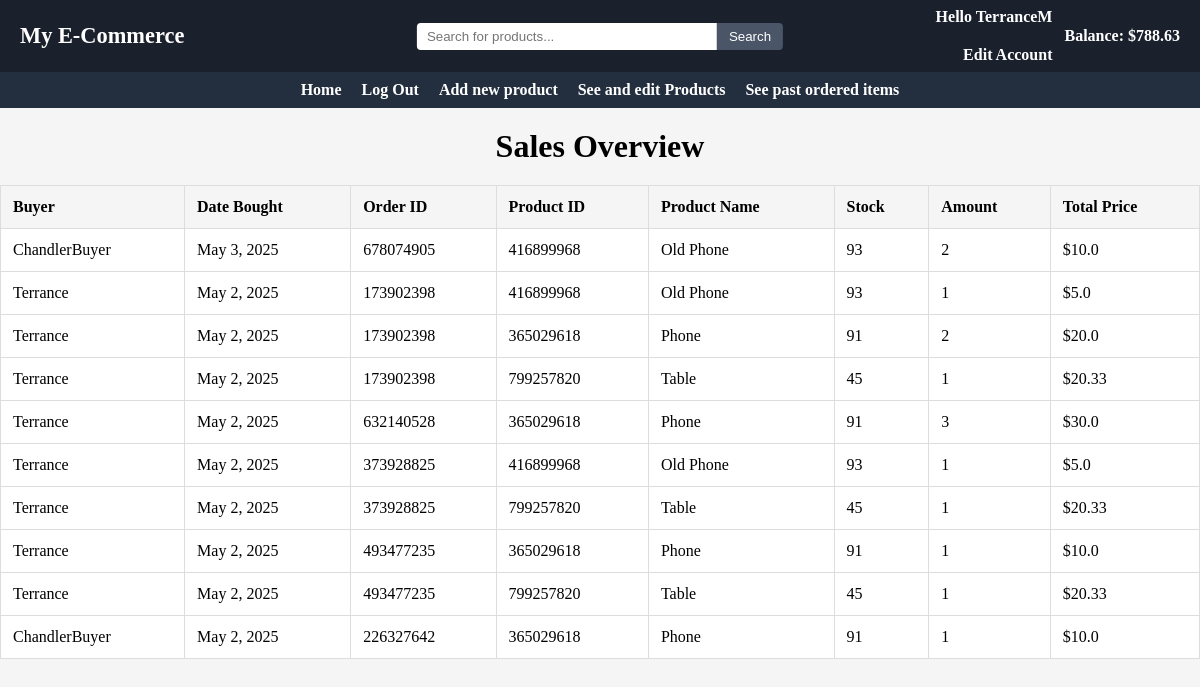
The app's page /863026096/sell/orders, older data.
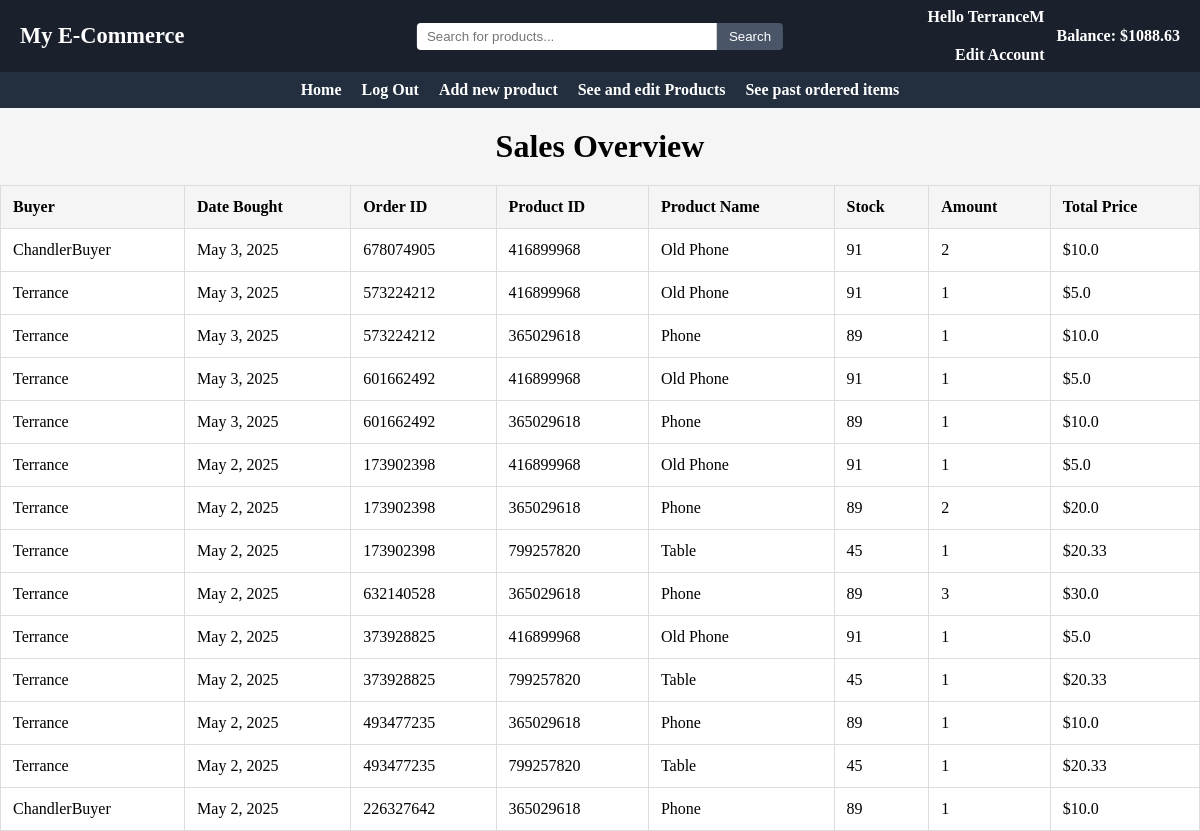
The same page, newer data.
### main/models.py (models this page shows, shortened)
class User(models.Model):
    userID = models.BigIntegerField(primary_key=True)
    username = models.CharField(max_length=50, unique=True)
    password = models.CharField(max_length=200)
    email = models.EmailField()
    role = models.SmallIntegerField()
    balance = models.FloatField(default=0)
    approved = models.BooleanField(default=False)

class Order(models.Model):
    orderID = models.BigIntegerField()
    buyer = models.ForeignKey(User, on_delete=models.CASCADE)
    date_bought=models.DateField(default=date.today())
    item = models.ForeignKey(Item, on_delete=models.CASCADE)
    amount = models.IntegerField()
    price = models.FloatField()
    totalPrice = models.FloatField(default=0.0)

class Item(models.Model):
    itemID = models.BigIntegerField(primary_key=True)
    name = models.CharField(max_length=200)
    category = models.CharField(max_length=100)
    image = models.ImageField(upload_to='main/static/images', default='p')
    description = models.CharField(max_length=300)
    price = models.FloatField(default=0.0)
    stock = models.IntegerField(default=0)
    seller = models.ForeignKey(User, on_delete=models.CASCADE)
    date_added=models.DateField(default=date.today())
    approved = models.BooleanField(default=False)

### main/views.py (the view)
# urls.py: path("sell/orders", views.sellerViewOrders, name="sellOrders"),
def sellerViewOrders(request, UserID=0):
    userData = 0
    try:
        userData = User.objects.get(userID=UserID)
        if(userData.role == 0):
            messages.add_message(request, messages.SUCCESS, "This account was rejected by an admin. Please create a new account")
            userData.delete()
    except User.DoesNotExist:
        userData = 0
        items = Item.objects.filter(~Q(price=0.0))
        items = items.filter(approved=True).order_by('name')[:20]
        return render(request, "index.html", {"userData": userData, "userID":UserID, "items":items})
    itemSet = Item.objects.filter(seller=userData)
    orderSet = Order.objects.all().order_by("-date_bought")
    order = []
    for orderItem in orderSet.all():
        if orderItem.item in itemSet:
            order.append(orderItem)
    return render(request, "seeOrders.html", context={"userData":userData, "order":order})

### main/templates/seeOrders.html (shortened to what this page needs)
{% extends "base.html" %}
{%block content%}
    {%if userData.role == 1%}
        <div class='buyer-orders-container'>
            <h1 class='orders-title'>My Past Orders</h1>
            {%for order in orders%}
                <div class='order-card'>
                    <div class='order-header'>
                        <div class='order-info'>
                            <span class='order-id'>Order ID: {{order.first.orderID}}</span>
                            <span class='order-date'>Date: {{order.first.date_bought}}</span>
                        </div>
                    </div>
                    <div class='order-items'>
                        {%for item in order%}
                            <div class='order-item'>
                                <div class='item-details'>
                                    <h4>{{item.item.name}}</h4>
                                    <div class='item-meta'>
                                        <span>Seller: {{item.item.seller}}</span>
                                        <span>Quantity: {{item.amount}}</span>
                                        <span>Price: ${{item.price}}</span>
                                    </div>
                                </div>
                            </div>
                        {%endfor%}
                    </div>
                    <div class='order-total'>
                        <strong>Total: ${{order.first.totalPrice}}</strong>
                    </div>
                </div>
            {%endfor%}
        </div>
    {%elif userData.role == 2%}
        <h1 style="text-align:center; font-size:2em; margin:20px 0;">Sales Overview</h1>
        <div class="table-container">
          <table class="order-table">
            <thead>
              <tr>
                <th>Buyer</th>
                <th>Date Bought</th>
                <th>Order ID</th>
                <th>Product ID</th>
                <th>Product Name</th>
                <th>Stock</th>
                <th>Amount</th>
                <th>Total Price</th>
              </tr>
            </thead>
            <tbody>
              {% for item in order%}
              <tr>
                <td>{{item.buyer.username}}</td>
                <td>{{item.date_bought}}</td>
                <td>{{item.orderID}}</td>
                <td>{{item.item.itemID}}</td>
                <td>{{item.item.name}}</td>
                <td>{{item.item.stock}}</td>
                <td>{{item.amount}}</td>
                <td>${{item.price}}</td>
              </tr>
              {%endfor%}
            </tbody>
          </table>
        </div>
    {%endif%}
{%endblock content%}

### main/templates/base.html (shortened to what this page needs)
{% load static %}
<link rel="stylesheet" href="{% static 'css/styles.css' %}">
<header class="topbar">
  <div class="topbar-left">
    <h1 class="site-title">My E-Commerce</h1>
  </div>
  <div class="topbar-center">
    <form method="POST" action="/{%if userData.userID and userData.approved%}{{userData.userID}}/{% endif %}search/">
      <input type="text" name="search" placeholder="Search for products..." class="topbar-search"/>
      <button type="submit" name = "searchSubmit" value = "searchSubmit">Search</button>
    </form>
  </div>
  <div class="topbar-right">
    {% if userData.userID and userData.approved %}
      <a href="/{{userData.userID}}/edit" class="user-link">
        <span>Hello {{userData.username}}</span><br/>
        <span>Edit Account</span>
      </a>
      <span class="balance">Balance: ${{userData.balance}}</span>
    {% endif %}
  </div>
</header>
<header class="navbar">
    <nav class="navbar-menu">
        <ul class="nav-list">
            {%if not userData.userID%}
              <li><a href="/">Home</a></li>
              <li><a href="/login">Login</a></li>
              <li><a href="/create">Register</a></li>
            {%else%}
              <li><a href="/{{userData.userID}}/main">Home</a></li>
              <li><a href="/">Log Out</a></li>
                {%if userData.role == 3%}
                    <li><a href="/{{userData.userID}}/auth/users">Authenticate users</a></li>
                    <li><a href="/{{userData.userID}}/auth/items">Authenticate items</a></li>
                    <li><a href="/{{userData.userID}}/auth/monitorUsers">Monitor Users</a></li>
                    <li><a href="/{{userData.userID}}/auth/monitorItems">Monitor Products</a></li>
                    <li><a href="/{{userData.userID}}/auth/orders">Monitor Transactions</a></li>
                {%elif userData.role == 2%}
                    <li><a href="/{{userData.userID}}/sell/makeItem">Add new product</a></li>
                    <li><a href="/{{userData.userID}}/sell/items">See and edit Products</a></li>
                    <li><a href="/{{userData.userID}}/sell/orders">See past ordered items</a></li>
                {%elif userData.role == 1%}
                    <li><a href="/{{userData.userID}}/buy/cart">View Cart</a></li>
                    <li><a href="/{{userData.userID}}/buy/orders">See past orders</a></li>
                {%endif%}
          </ul>
          {%endif%}
    </nav>
  </header>
{%if not userData or userData.approved%}
  {%block content%}
  {%endblock content%}
{%endif%}

Row changes from the older to the newer data that the page shows:
changed User "TerranceM": balance "788.63" → "1088.63"
changed through a linked row, Order (number 1 of 14 on the later page): item.stock "93" → "91"
added Order: buyer.username "Terrance", date_bought "May 3, 2025", orderID "573224212", item.itemID "416899968", item.name "Old Phone", item.stock "91", amount "1", price "5.0"
added Order: buyer.username "Terrance", date_bought "May 3, 2025", orderID "573224212", item.itemID "365029618", item.name "Phone", item.stock "89", amount "1", price "10.0"
added Order: buyer.username "Terrance", date_bought "May 3, 2025", orderID "601662492", item.itemID "416899968", item.name "Old Phone", item.stock "91", amount "1", price "5.0"
added Order: buyer.username "Terrance", date_bought "May 3, 2025", orderID "601662492", item.itemID "365029618", item.name "Phone", item.stock "89", amount "1", price "10.0"
changed through a linked row, Order (number 6 of 14 on the later page): item.stock "93" → "91"
changed through a linked row, Order (number 7 of 14 on the later page): item.stock "91" → "89"
changed through a linked row, Order (number 9 of 14 on the later page): item.stock "91" → "89"
changed through a linked row, Order (number 10 of 14 on the later page): item.stock "93" → "91"
changed through a linked row, Order (number 12 of 14 on the later page): item.stock "91" → "89"
changed through a linked row, Order (number 14 of 14 on the later page): item.stock "91" → "89"
